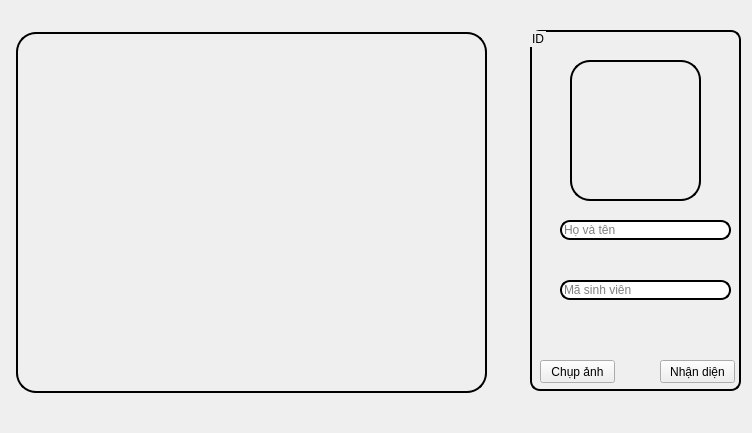
<?xml version="1.0" encoding="UTF-8"?>
<ui version="4.0">
 <class>MainWindow</class>
 <widget class="QMainWindow" name="MainWindow">
  <property name="geometry">
   <rect>
    <x>0</x>
    <y>0</y>
    <width>752</width>
    <height>433</height>
   </rect>
  </property>
  <property name="windowTitle">
   <string>Face Recognition</string>
  </property>
  <widget class="QWidget" name="centralwidget">
   <widget class="QGroupBox" name="groupBox">
    <property name="geometry">
     <rect>
      <x>530</x>
      <y>30</y>
      <width>211</width>
      <height>361</height>
     </rect>
    </property>
    <property name="styleSheet">
     <string notr="true">QGroupBox {
	border-radius: 10px;
	border: 2px solid black;
}</string>
    </property>
    <property name="title">
     <string>ID</string>
    </property>
    <widget class="QPushButton" name="pushButton">
     <property name="geometry">
      <rect>
       <x>10</x>
       <y>330</y>
       <width>75</width>
       <height>23</height>
      </rect>
     </property>
     <property name="text">
      <string>Chụp ảnh</string>
     </property>
    </widget>
    <widget class="QPushButton" name="pushButton_2">
     <property name="geometry">
      <rect>
       <x>130</x>
       <y>330</y>
       <width>75</width>
       <height>23</height>
      </rect>
     </property>
     <property name="text">
      <string>Nhận diện</string>
     </property>
    </widget>
    <widget class="QLabel" name="label">
     <property name="geometry">
      <rect>
       <x>40</x>
       <y>30</y>
       <width>131</width>
       <height>141</height>
      </rect>
     </property>
     <property name="styleSheet">
      <string notr="true">QLabel {
	border-radius: 20px;
	border: 2px solid black;
}</string>
     </property>
     <property name="frameShape">
      <enum>QFrame::Panel</enum>
     </property>
     <property name="text">
      <string/>
     </property>
     <property name="pixmap">
      <pixmap>faces/avatar.png</pixmap>
     </property>
     <property name="scaledContents">
      <bool>true</bool>
     </property>
    </widget>
    <widget class="QLineEdit" name="lineEdit">
     <property name="geometry">
      <rect>
       <x>30</x>
       <y>190</y>
       <width>171</width>
       <height>20</height>
      </rect>
     </property>
     <property name="styleSheet">
      <string notr="true">QLineEdit {
	font: 75 italic 12pt &quot;Segoe UI&quot;;
	border-radius: 10px;
	border: 2px solid black;
}
</string>
     </property>
     <property name="readOnly">
      <bool>false</bool>
     </property>
     <property name="placeholderText">
      <string>Họ và tên</string>
     </property>
     <property name="clearButtonEnabled">
      <bool>false</bool>
     </property>
    </widget>
    <widget class="QLineEdit" name="lineEdit_2">
     <property name="geometry">
      <rect>
       <x>30</x>
       <y>250</y>
       <width>171</width>
       <height>20</height>
      </rect>
     </property>
     <property name="styleSheet">
      <string notr="true">QLineEdit {
	font: 75 italic 12pt &quot;Segoe UI&quot;;
	border-radius: 10px;
	border: 2px solid black;
}
</string>
     </property>
     <property name="placeholderText">
      <string>Mã sinh viên</string>
     </property>
    </widget>
   </widget>
   <widget class="QLabel" name="label_2">
    <property name="geometry">
     <rect>
      <x>16</x>
      <y>32</y>
      <width>471</width>
      <height>361</height>
     </rect>
    </property>
    <property name="styleSheet">
     <string notr="true">QLabel {
	border-radius: 20px;
	border: 2px solid black;
}</string>
    </property>
    <property name="text">
     <string/>
    </property>
   </widget>
  </widget>
 </widget>
 <resources/>
 <connections/>
</ui>
